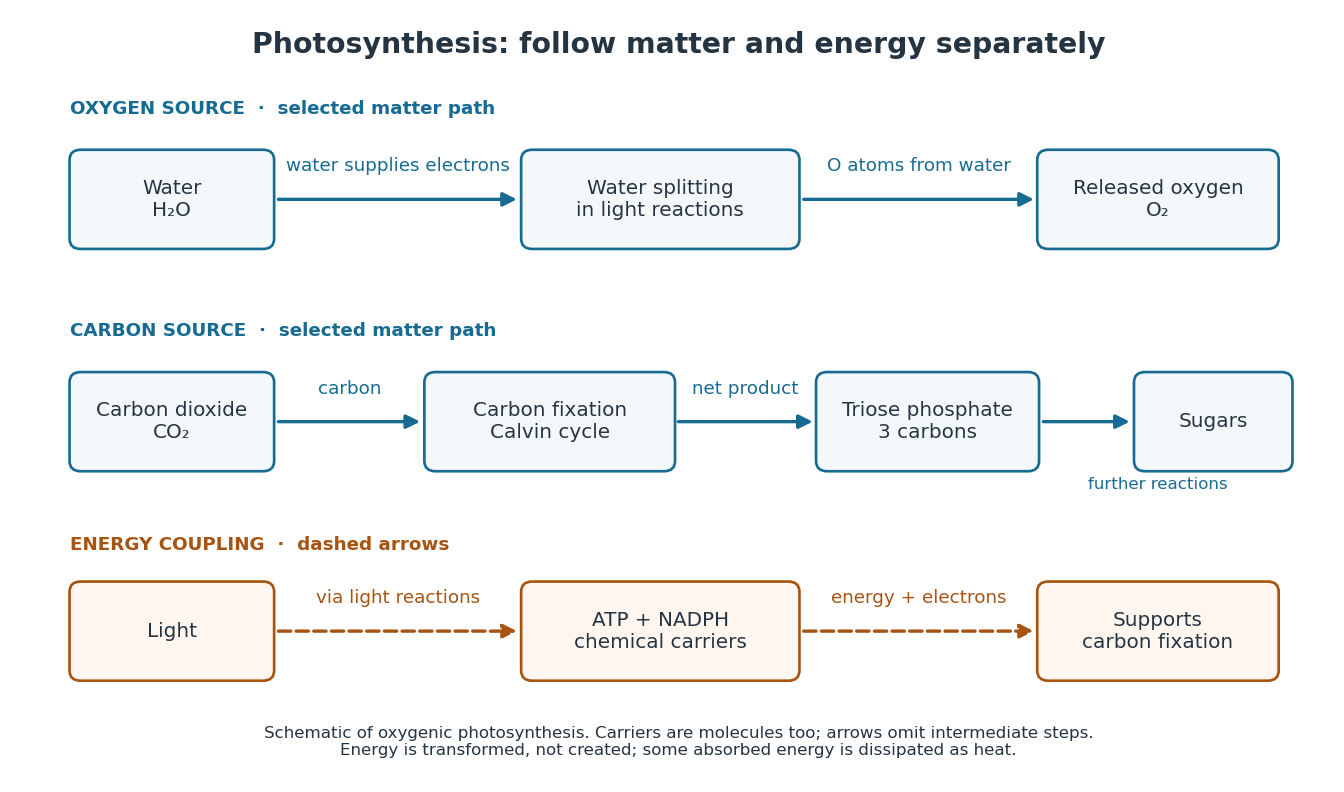

This figure's Python source:
"""Draw selected matter paths and energy coupling; write basename.png to CWD.

Tested with Python 3.14 and the repository's Matplotlib/NumPy environment.
This is a schematic, not measured yields or a complete reaction mechanism.
"""

from pathlib import Path

import matplotlib

matplotlib.use("Agg")
import matplotlib.pyplot as plt
from matplotlib.patches import FancyArrowPatch, FancyBboxPatch


def main():
    blue, orange, ink = "#176b92", "#a65412", "#253442"
    plt.rcParams.update({"font.size": 12, "font.family": "DejaVu Sans"})
    fig, ax = plt.subplots(figsize=(11.2, 6.6))
    fig.patch.set_facecolor("white")
    ax.set_facecolor("white")
    ax.set(xlim=(0, 14), ylim=(0, 8.8))
    ax.axis("off")

    def box(x, y, w, label, color=blue):
        ax.add_patch(FancyBboxPatch(
            (x - w / 2, y - 0.52), w, 1.04,
            boxstyle="round,pad=0.06,rounding_size=0.12",
            facecolor="#f4f8fa" if color == blue else "#fff7ef",
            edgecolor=color, linewidth=1.6,
        ))
        ax.text(x, y, label, ha="center", va="center", color=ink)

    def arrow(start, end, label="", color=blue, dashed=False):
        ax.add_patch(FancyArrowPatch(
            start, end, arrowstyle="-|>", mutation_scale=17,
            linewidth=2, color=color, linestyle="--" if dashed else "-",
        ))
        if label:
            ax.text((start[0] + end[0]) / 2, start[1] + 0.28,
                    label, ha="center", va="bottom", color=color, fontsize=11)

    ax.text(7, 8.5, "Photosynthesis: follow matter and energy separately",
            ha="center", va="center", fontsize=17, weight="bold", color=ink)
    ax.text(0.4, 7.7, "OXYGEN SOURCE  ·  selected matter path", color=blue,
            fontsize=11, weight="bold")
    box(1.5, 6.7, 2.1, "Water\nH₂O")
    box(6.8, 6.7, 2.9, "Water splitting\nin light reactions")
    box(12.2, 6.7, 2.5, "Released oxygen\nO₂")
    arrow((2.62, 6.7), (5.28, 6.7), "water supplies electrons")
    arrow((8.32, 6.7), (10.89, 6.7), "O atoms from water")

    ax.text(0.4, 5.1, "CARBON SOURCE  ·  selected matter path", color=blue,
            fontsize=11, weight="bold")
    box(1.5, 4.1, 2.1, "Carbon dioxide\nCO₂")
    box(5.6, 4.1, 2.6, "Carbon fixation\nCalvin cycle")
    box(9.7, 4.1, 2.3, "Triose phosphate\n3 carbons")
    box(12.8, 4.1, 1.6, "Sugars")
    arrow((2.62, 4.1), (4.23, 4.1), "carbon")
    arrow((6.96, 4.1), (8.49, 4.1), "net product")
    arrow((10.92, 4.1), (11.93, 4.1))
    ax.text(12.2, 3.31, "further reactions", ha="center", fontsize=10, color=blue)

    ax.text(0.4, 2.6, "ENERGY COUPLING  ·  dashed arrows", color=orange,
            fontsize=11, weight="bold")
    box(1.5, 1.65, 2.1, "Light", orange)
    box(6.8, 1.65, 2.9, "ATP + NADPH\nchemical carriers", orange)
    box(12.2, 1.65, 2.5, "Supports\ncarbon fixation", orange)
    arrow((2.62, 1.65), (5.28, 1.65), "via light reactions", orange, True)
    arrow((8.32, 1.65), (10.89, 1.65), "energy + electrons", orange, True)
    ax.text(7, 0.35,
            "Schematic of oxygenic photosynthesis. Carriers are molecules too; arrows omit intermediate steps.\n"
            "Energy is transformed, not created; some absorbed energy is dissipated as heat.",
            ha="center", va="center", color=ink, fontsize=10)
    fig.subplots_adjust(left=0.025, right=0.985, top=0.975, bottom=0.025)
    fig.savefig(Path.cwd() / f"{Path(__file__).stem}.png", dpi=120,
                facecolor="white", transparent=False)
    plt.close(fig)


if __name__ == "__main__":
    main()
